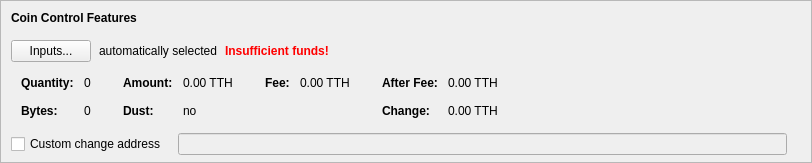
    <widget class="QFrame" name="frameCoinControl">
     <property name="sizePolicy">
      <sizepolicy hsizetype="Expanding" vsizetype="Expanding">
       <horstretch>0</horstretch>
       <verstretch>0</verstretch>
      </sizepolicy>
     </property>
     <property name="maximumSize">
      <size>
       <width>16777215</width>
       <height>16777215</height>
      </size>
     </property>
     <property name="frameShape">
      <enum>QFrame::StyledPanel</enum>
     </property>
     <property name="frameShadow">
      <enum>QFrame::Sunken</enum>
     </property>
     <layout class="QVBoxLayout" name="verticalLayoutCoinControl2">
      <property name="spacing">
       <number>0</number>
      </property>
      <property name="leftMargin">
       <number>0</number>
      </property>
      <property name="topMargin">
       <number>0</number>
      </property>
      <property name="rightMargin">
       <number>0</number>
      </property>
      <property name="bottomMargin">
       <number>6</number>
      </property>
      <item>
       <layout class="QVBoxLayout" name="verticalLayoutCoinControl" stretch="0,0,0,0,1">
        <property name="spacing">
         <number>0</number>
        </property>
        <property name="leftMargin">
         <number>10</number>
        </property>
        <property name="topMargin">
         <number>10</number>
        </property>
        <item>
         <layout class="QHBoxLayout" name="horizontalLayoutCoinControl1">
          <property name="bottomMargin">
           <number>15</number>
          </property>
          <item>
           <widget class="QLabel" name="labelCoinControlFeatures">
            <property name="sizePolicy">
             <sizepolicy hsizetype="Preferred" vsizetype="Maximum">
              <horstretch>0</horstretch>
              <verstretch>0</verstretch>
             </sizepolicy>
            </property>
            <property name="font">
             <font>
              <weight>75</weight>
              <bold>true</bold>
             </font>
            </property>
            <property name="styleSheet">
             <string notr="true">font-weight:bold;</string>
            </property>
            <property name="text">
             <string>Coin Control Features</string>
            </property>
           </widget>
          </item>
         </layout>
        </item>
        <item>
         <layout class="QHBoxLayout" name="horizontalLayoutCoinControl2" stretch="0,0,0,0">
          <property name="spacing">
           <number>8</number>
          </property>
          <property name="bottomMargin">
           <number>10</number>
          </property>
          <item>
           <widget class="QPushButton" name="pushButtonCoinControl">
            <property name="styleSheet">
             <string notr="true"/>
            </property>
            <property name="text">
             <string>Inputs...</string>
            </property>
            <property name="autoDefault">
             <bool>false</bool>
            </property>
           </widget>
          </item>
          <item>
           <widget class="QLabel" name="labelCoinControlAutomaticallySelected">
            <property name="text">
             <string>automatically selected</string>
            </property>
            <property name="margin">
             <number>5</number>
            </property>
           </widget>
          </item>
          <item>
           <widget class="QLabel" name="labelCoinControlInsuffFunds">
            <property name="font">
             <font>
              <weight>75</weight>
              <bold>true</bold>
             </font>
            </property>
            <property name="styleSheet">
             <string notr="true">color:red;font-weight:bold;</string>
            </property>
            <property name="text">
             <string>Insufficient funds!</string>
            </property>
            <property name="margin">
             <number>5</number>
            </property>
           </widget>
          </item>
          <item>
           <spacer name="horizontalSpacerCoinControl">
            <property name="orientation">
             <enum>Qt::Horizontal</enum>
            </property>
            <property name="sizeHint" stdset="0">
             <size>
              <width>40</width>
              <height>1</height>
             </size>
            </property>
           </spacer>
          </item>
         </layout>
        </item>
        <item>
         <widget class="QWidget" name="widgetCoinControl" native="true">
          <property name="sizePolicy">
           <sizepolicy hsizetype="Preferred" vsizetype="Preferred">
            <horstretch>0</horstretch>
            <verstretch>0</verstretch>
           </sizepolicy>
          </property>
          <property name="minimumSize">
           <size>
            <width>0</width>
            <height>0</height>
           </size>
          </property>
          <property name="styleSheet">
           <string notr="true"/>
          </property>
          <layout class="QHBoxLayout" name="horizontalLayoutCoinControl5">
           <property name="leftMargin">
            <number>0</number>
           </property>
           <property name="topMargin">
            <number>0</number>
           </property>
           <property name="rightMargin">
            <number>0</number>
           </property>
           <property name="bottomMargin">
            <number>0</number>
           </property>
           <item>
            <layout class="QHBoxLayout" name="horizontalLayoutCoinControl3" stretch="0,0,0,1">
             <property name="spacing">
              <number>20</number>
             </property>
             <property name="topMargin">
              <number>0</number>
             </property>
             <property name="bottomMargin">
              <number>10</number>
             </property>
             <item>
              <layout class="QFormLayout" name="formLayoutCoinControl1">
               <property name="horizontalSpacing">
                <number>10</number>
               </property>
               <property name="verticalSpacing">
                <number>14</number>
               </property>
               <property name="leftMargin">
                <number>10</number>
               </property>
               <property name="topMargin">
                <number>4</number>
               </property>
               <property name="rightMargin">
                <number>6</number>
               </property>
               <item row="0" column="0">
                <widget class="QLabel" name="labelCoinControlQuantityText">
                 <property name="font">
                  <font>
                   <weight>75</weight>
                   <bold>true</bold>
                  </font>
                 </property>
                 <property name="text">
                  <string>Quantity:</string>
                 </property>
                 <property name="margin">
                  <number>0</number>
                 </property>
                </widget>
               </item>
               <item row="0" column="1">
                <widget class="QLabel" name="labelCoinControlQuantity">
                 <property name="cursor">
                  <cursorShape>IBeamCursor</cursorShape>
                 </property>
                 <property name="contextMenuPolicy">
                  <enum>Qt::ActionsContextMenu</enum>
                 </property>
                 <property name="text">
                  <string notr="true">0</string>
                 </property>
                 <property name="margin">
                  <number>0</number>
                 </property>
                 <property name="textInteractionFlags">
                  <set>Qt::LinksAccessibleByMouse|Qt::TextSelectableByKeyboard|Qt::TextSelectableByMouse</set>
                 </property>
                </widget>
               </item>
               <item row="1" column="0">
                <widget class="QLabel" name="labelCoinControlBytesText">
                 <property name="font">
                  <font>
                   <weight>75</weight>
                   <bold>true</bold>
                  </font>
                 </property>
                 <property name="text">
                  <string>Bytes:</string>
                 </property>
                </widget>
               </item>
               <item row="1" column="1">
                <widget class="QLabel" name="labelCoinControlBytes">
                 <property name="cursor">
                  <cursorShape>IBeamCursor</cursorShape>
                 </property>
                 <property name="contextMenuPolicy">
                  <enum>Qt::ActionsContextMenu</enum>
                 </property>
                 <property name="text">
                  <string notr="true">0</string>
                 </property>
                 <property name="textInteractionFlags">
                  <set>Qt::LinksAccessibleByMouse|Qt::TextSelectableByKeyboard|Qt::TextSelectableByMouse</set>
                 </property>
                </widget>
               </item>
              </layout>
             </item>
             <item>
              <layout class="QFormLayout" name="formLayoutCoinControl2">
               <property name="horizontalSpacing">
                <number>10</number>
               </property>
               <property name="verticalSpacing">
                <number>14</number>
               </property>
               <property name="leftMargin">
                <number>6</number>
               </property>
               <property name="topMargin">
                <number>4</number>
               </property>
               <property name="rightMargin">
                <number>6</number>
               </property>
               <item row="0" column="0">
                <widget class="QLabel" name="labelCoinControlAmountText">
                 <property name="font">
                  <font>
                   <weight>75</weight>
                   <bold>true</bold>
                  </font>
                 </property>
                 <property name="text">
                  <string>Amount:</string>
                 </property>
                 <property name="margin">
                  <number>0</number>
                 </property>
                </widget>
               </item>
               <item row="0" column="1">
                <widget class="QLabel" name="labelCoinControlAmount">
                 <property name="cursor">
                  <cursorShape>IBeamCursor</cursorShape>
                 </property>
                 <property name="contextMenuPolicy">
                  <enum>Qt::ActionsContextMenu</enum>
                 </property>
                 <property name="text">
                  <string notr="true">0.00 TTH</string>
                 </property>
                 <property name="textInteractionFlags">
                  <set>Qt::LinksAccessibleByMouse|Qt::TextSelectableByKeyboard|Qt::TextSelectableByMouse</set>
                 </property>
                </widget>
               </item>
               <item row="1" column="0">
                <widget class="QLabel" name="labelCoinControlLowOutputText">
                 <property name="font">
                  <font>
                   <weight>75</weight>
                   <bold>true</bold>
                  </font>
                 </property>
                 <property name="text">
                  <string>Dust:</string>
                 </property>
                </widget>
               </item>
               <item row="1" column="1">
                <widget class="QLabel" name="labelCoinControlLowOutput">
                 <property name="cursor">
                  <cursorShape>IBeamCursor</cursorShape>
                 </property>
                 <property name="contextMenuPolicy">
                  <enum>Qt::ActionsContextMenu</enum>
                 </property>
                 <property name="text">
                  <string notr="true">no</string>
                 </property>
                 <property name="textInteractionFlags">
                  <set>Qt::LinksAccessibleByMouse|Qt::TextSelectableByKeyboard|Qt::TextSelectableByMouse</set>
                 </property>
                </widget>
               </item>
              </layout>
             </item>
             <item>
              <layout class="QFormLayout" name="formLayoutCoinControl3">
               <property name="horizontalSpacing">
                <number>10</number>
               </property>
               <property name="verticalSpacing">
                <number>14</number>
               </property>
               <property name="leftMargin">
                <number>6</number>
               </property>
               <property name="topMargin">
                <number>4</number>
               </property>
               <property name="rightMargin">
                <number>6</number>
               </property>
               <item row="0" column="0">
                <widget class="QLabel" name="labelCoinControlFeeText">
                 <property name="font">
                  <font>
                   <weight>75</weight>
                   <bold>true</bold>
                  </font>
                 </property>
                 <property name="text">
                  <string>Fee:</string>
                 </property>
                 <property name="margin">
                  <number>0</number>
                 </property>
                </widget>
               </item>
               <item row="0" column="1">
                <widget class="QLabel" name="labelCoinControlFee">
                 <property name="cursor">
                  <cursorShape>IBeamCursor</cursorShape>
                 </property>
                 <property name="contextMenuPolicy">
                  <enum>Qt::ActionsContextMenu</enum>
                 </property>
                 <property name="text">
                  <string notr="true">0.00 TTH</string>
                 </property>
                 <property name="textInteractionFlags">
                  <set>Qt::LinksAccessibleByMouse|Qt::TextSelectableByKeyboard|Qt::TextSelectableByMouse</set>
                 </property>
                </widget>
               </item>
              </layout>
             </item>
             <item>
              <layout class="QFormLayout" name="formLayoutCoinControl4">
               <property name="horizontalSpacing">
                <number>10</number>
               </property>
               <property name="verticalSpacing">
                <number>14</number>
               </property>
               <property name="leftMargin">
                <number>6</number>
               </property>
               <property name="topMargin">
                <number>4</number>
               </property>
               <property name="rightMargin">
                <number>6</number>
               </property>
               <item row="0" column="0">
                <widget class="QLabel" name="labelCoinControlAfterFeeText">
                 <property name="font">
                  <font>
                   <weight>75</weight>
                   <bold>true</bold>
                  </font>
                 </property>
                 <property name="text">
                  <string>After Fee:</string>
                 </property>
                 <property name="margin">
                  <number>0</number>
                 </property>
                </widget>
               </item>
               <item row="0" column="1">
                <widget class="QLabel" name="labelCoinControlAfterFee">
                 <property name="cursor">
                  <cursorShape>IBeamCursor</cursorShape>
                 </property>
                 <property name="contextMenuPolicy">
                  <enum>Qt::ActionsContextMenu</enum>
                 </property>
                 <property name="text">
                  <string notr="true">0.00 TTH</string>
                 </property>
                 <property name="textInteractionFlags">
                  <set>Qt::LinksAccessibleByMouse|Qt::TextSelectableByKeyboard|Qt::TextSelectableByMouse</set>
                 </property>
                </widget>
               </item>
               <item row="1" column="0">
                <widget class="QLabel" name="labelCoinControlChangeText">
                 <property name="font">
                  <font>
                   <weight>75</weight>
                   <bold>true</bold>
                  </font>
                 </property>
                 <property name="text">
                  <string>Change:</string>
                 </property>
                </widget>
               </item>
               <item row="1" column="1">
                <widget class="QLabel" name="labelCoinControlChange">
                 <property name="cursor">
                  <cursorShape>IBeamCursor</cursorShape>
                 </property>
                 <property name="contextMenuPolicy">
                  <enum>Qt::ActionsContextMenu</enum>
                 </property>
                 <property name="text">
                  <string notr="true">0.00 TTH</string>
                 </property>
                 <property name="textInteractionFlags">
                  <set>Qt::LinksAccessibleByMouse|Qt::TextSelectableByKeyboard|Qt::TextSelectableByMouse</set>
                 </property>
                </widget>
               </item>
              </layout>
             </item>
            </layout>
           </item>
          </layout>
         </widget>
        </item>
        <item>
         <layout class="QHBoxLayout" name="horizontalLayoutCoinControl4" stretch="0,0,0">
          <property name="spacing">
           <number>12</number>
          </property>
          <property name="sizeConstraint">
           <enum>QLayout::SetDefaultConstraint</enum>
          </property>
          <property name="topMargin">
           <number>5</number>
          </property>
          <property name="rightMargin">
           <number>5</number>
          </property>
          <item>
           <widget class="QCheckBox" name="checkBoxCoinControlChange">
            <property name="toolTip">
             <string>If this is activated, but the change address is empty or invalid, change will be sent to a newly generated address.</string>
            </property>
            <property name="text">
             <string>Custom change address</string>
            </property>
           </widget>
          </item>
          <item>
           <widget class="QValidatedLineEdit" name="lineEditCoinControlChange">
            <property name="enabled">
             <bool>false</bool>
            </property>
            <property name="sizePolicy">
             <sizepolicy hsizetype="Expanding" vsizetype="Fixed">
              <horstretch>0</horstretch>
              <verstretch>0</verstretch>
             </sizepolicy>
            </property>
           </widget>
          </item>
          <item>
           <widget class="QLabel" name="labelCoinControlChangeLabel">
            <property name="sizePolicy">
             <sizepolicy hsizetype="Preferred" vsizetype="Expanding">
              <horstretch>0</horstretch>
              <verstretch>0</verstretch>
             </sizepolicy>
            </property>
            <property name="minimumSize">
             <size>
              <width>0</width>
              <height>0</height>
             </size>
            </property>
            <property name="text">
             <string/>
            </property>
            <property name="margin">
             <number>3</number>
            </property>
           </widget>
          </item>
         </layout>
        </item>
        <item>
         <spacer name="verticalSpacerCoinControl">
          <property name="orientation">
           <enum>Qt::Vertical</enum>
          </property>
          <property name="sizeHint" stdset="0">
           <size>
            <width>800</width>
            <height>1</height>
           </size>
          </property>
         </spacer>
        </item>
       </layout>
      </item>
     </layout>
    </widget>
